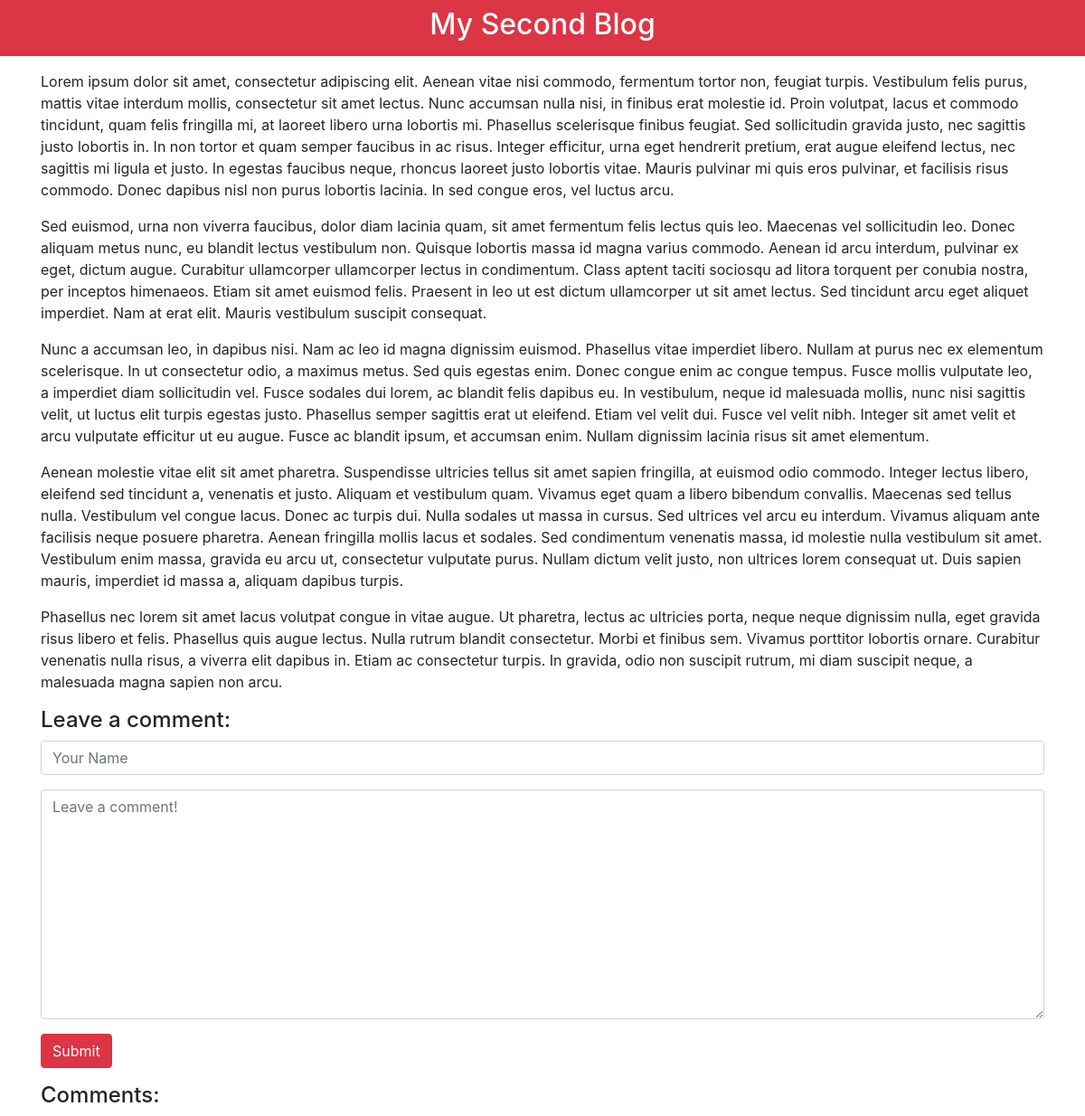
/view_blog/2, run on the app's committed database.
### blog/models.py (models this page shows, shortened)
class Post(models.Model):
	title = models.CharField(max_length=255)
	body = models.TextField()
	created_on = models.DateTimeField(auto_now_add=True)
	last_modified = models.DateTimeField(auto_now=True)

### blog/views.py (the view, shortened to what this page needs)
# urls.py: url(r'^view_blog/(?P<blog_id>\d+)$', view_blog, name="view-blog"),
def view_blog(request, blog_id):
	template = "view_blog.html"
	post = Post.objects.get(id=blog_id)
	form = CommentForm()
	comments = Comment.objects.filter(post=post)
	context = {
		"post": post,
		"comments": comments,
		"form": form,
	}
	return render(request, template, context)

### blog/forms.py
class CommentForm(forms.Form):
	author = forms.CharField(
		max_length=60,
		widget=forms.TextInput(attrs={
			"class": "form-control",
			"placeholder": "Your Name"
		})
	)
	body = forms.CharField(widget=forms.Textarea(
		attrs={
			"class": "form-control",
			"placeholder": "Leave a comment!"
		})
	)

### templates/view_blog.html (shortened to what this page needs)
<html>
	<head>
		<link rel="stylesheet" href="https://stackpath.bootstrapcdn.com/bootstrap/4.1.0/css/bootstrap.min.css">
	</head>
	<body>
		<header class="navbar bg-danger text-light d-block text-center">
			<h2>{{ post.title }}</h2>
		</header>
		<div class="container">
			<div class="row">
				<div class="col-md-12">
					<p>{{ post.body | linebreaks }}</p>
					<h4>Leave a comment:</h4>
					<form action="/view_blog/{{ post.id }}" method="post">
						<div class="form-group">
							{{ form.author }}
						</div>
						<div class="form-group">
							{{ form.body }}
						</div>
						<button type="submit" class="btn btn-danger">Submit</button>
					</form>
					<h4>Comments:</h4>
				</div>
			</div>
		</div>
	</body>
</html>

### data on the page
Post: title "My Second Blog", body "Lorem ipsum dolor sit amet, consectetur adipiscing elit. Aenean vitae nisi commodo, fermentum tortor non, feugiat turpis. Vestibulum felis purus, mattis vitae interdum mollis, consectetur sit amet lectus. Nunc accumsan nulla nisi, in finibus erat molestie id. Proin volutpat, lacus et commodo tincidunt, quam felis fringilla mi, at laoreet libero urna lobortis mi. Phasellus scelerisque finibus feugiat. Sed sollicitudin gravida justo, nec sagittis justo lobortis in. In non tortor et quam semper faucibus in ac risus. Integer efficitur, urna eget hendrerit pretium, erat augue eleifend lectus, nec sagittis mi ligula et justo. In egestas faucibus neque, rhoncus laoreet justo lobortis vitae. Mauris…"
